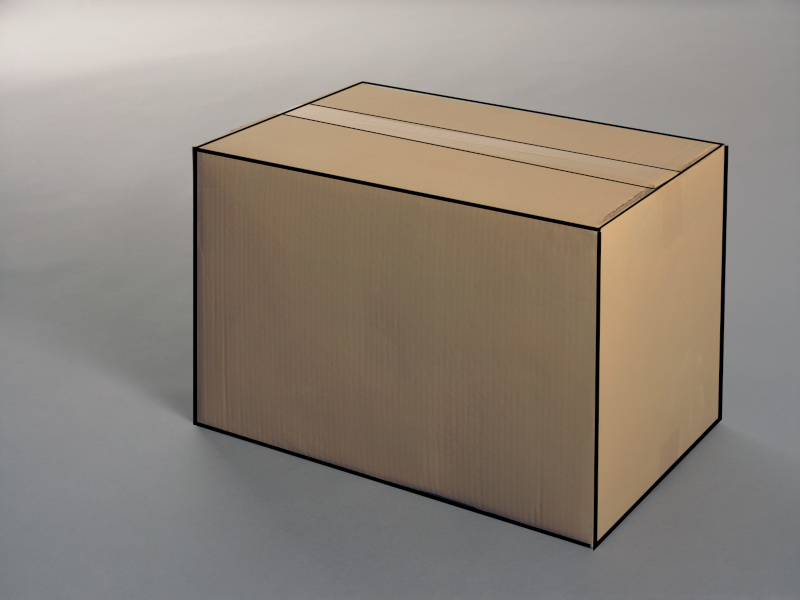
#> input picture input_images/box/model_edited.jpg, 800 x 600 px
$ python Canny-Edge-Detection.py
#> lines starting #> are read from the running program, lines starting #| are printed output that depends on the picture; after the words box and inside, x2 and y2 are one past the last pixel; in counts of white or black regions, pixels touching at a corner belong together
import cv2
import numpy as np
from matplotlib import pyplot as plt
from PIL import Image

img = cv2.imread('input_images/box/model_edited.jpg',0)
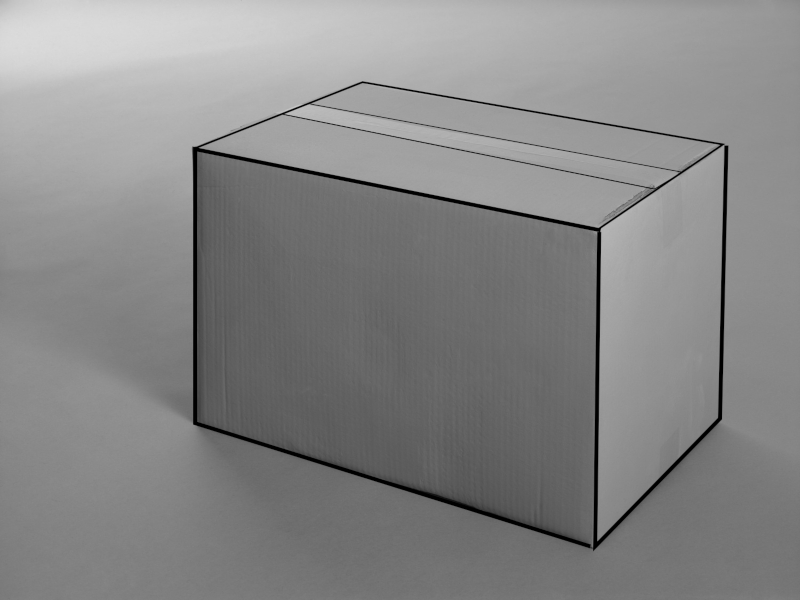
#> img: shape (600, 800); min 0, max 220, mean 134.5


#enhancing the contrast
def contrastEnhancer(img):
    hist,bins = np.histogram(img.flatten(),256,[0,80])
#> hist = 256 values, max 4478 at index 0, min 0 at index 1, mean 44.58; bins = 257 values from 0 to 80
    cdf = hist.cumsum()
#> cdf = 256 values from 4478 to 11413
    cdf_normalized = cdf * hist.max()/ cdf.max()
#> cdf_normalized = 256 values from 1757 to 4478
    cdf_m = np.ma.masked_equal(cdf,0)
    cdf_m = (cdf_m - cdf_m.min())*255/(cdf_m.max()-cdf_m.min())
    cdf = np.ma.filled(cdf_m,0).astype('uint8')
#> cdf = 256 values from 0 to 255
    return cdf[img]
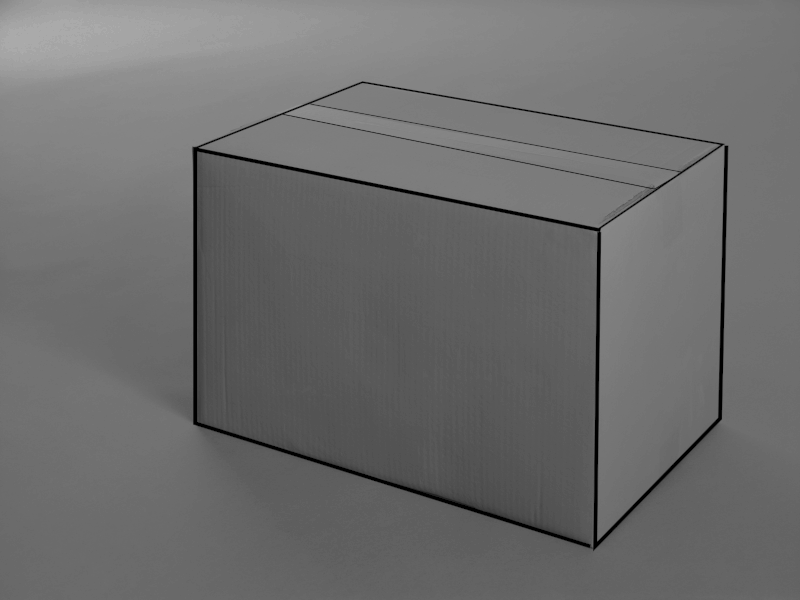
#> returned value: shape (600, 800); min 0, max 174, mean 108.9


edges = cv2.Canny(contrastEnhancer(img) ,60,120)
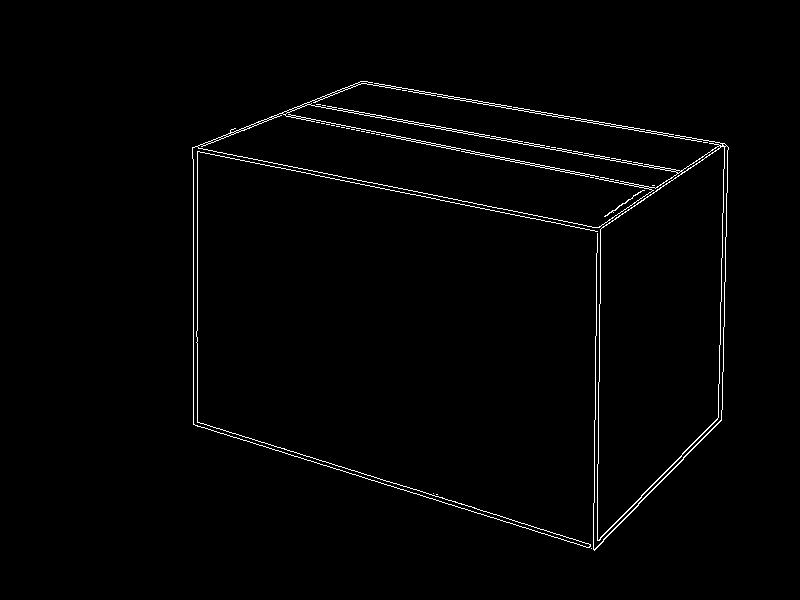
#> edges: shape (600, 800); 1.4% white in thin lines or dots, all inside (x1, y1, x2, y2) = (192, 81, 729, 551)
edges = cv2.bitwise_not(edges)

plt.imshow(edges,cmap = 'gray')
plt.show()

$ run again, with input_images/box/bluebox.JPG copied over input_images/box/model_edited.jpg
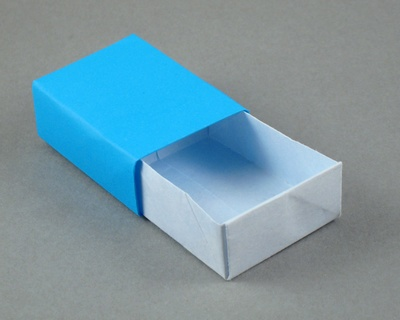
#> input picture input_images/box/bluebox.JPG, 400 x 320 px
#> `img = cv2.imread('input_images/box/model_edited.jpg',0)`:
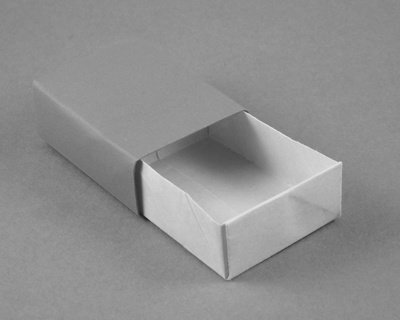
#> img: shape (320, 400); min 25, max 228, mean 143.8
#> hist = 256 values, max 113 at index 252, min 0 at index 0, mean 3.68; bins = 257 values from 0 to 80
#> in contrastEnhancer, `cdf = hist.cumsum()`: cdf = 256 values from 0 to 941
#> cdf_normalized = 256 values from 0 to 113
#> in contrastEnhancer, `cdf = np.ma.filled(cdf_m,0).astype('uint8')`: cdf = 256 values from 0 to 255
#> `edges = cv2.Canny(contrastEnhancer(img) ,60,120)`:
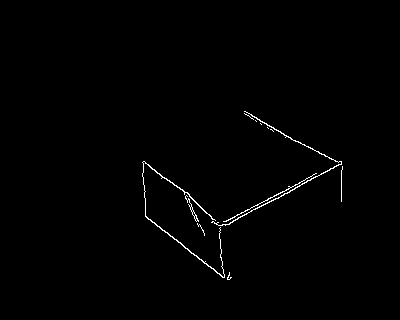
#> edges: shape (320, 400); 0.76% white in thin lines or dots, all inside (x1, y1, x2, y2) = (142, 111, 343, 280)
